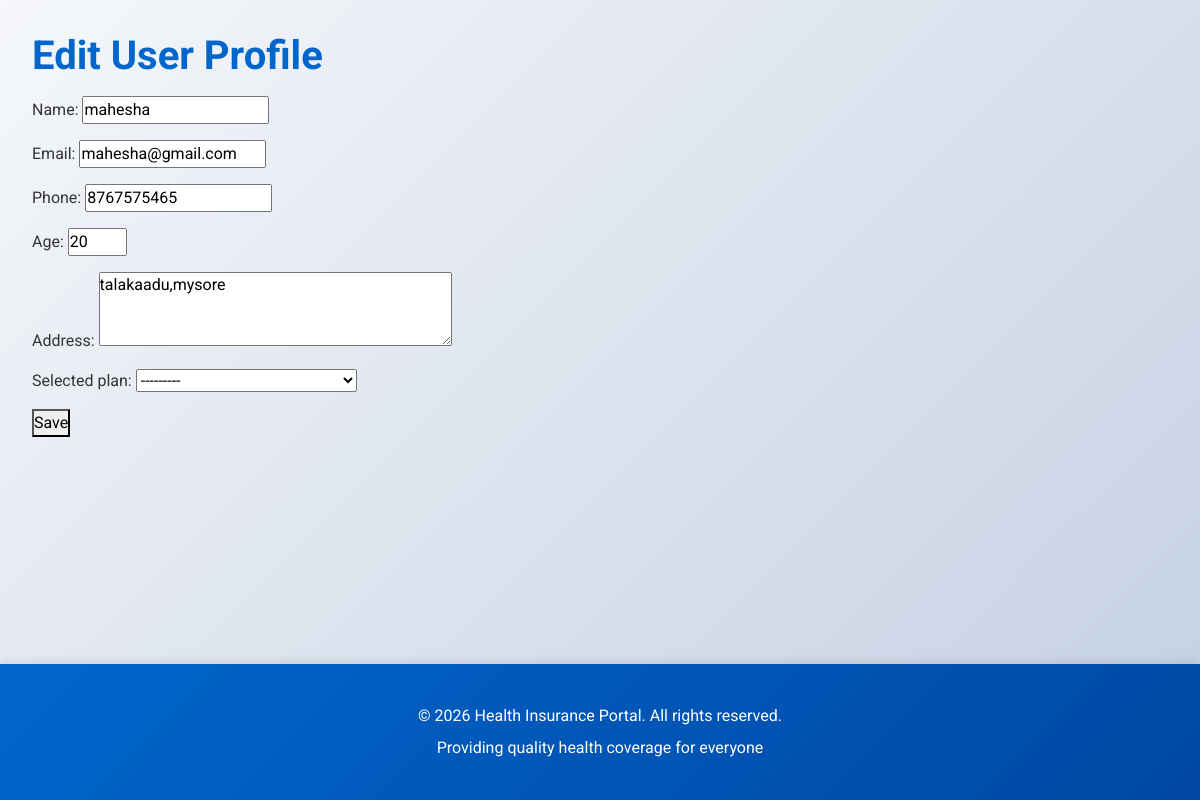
Page /profiles/1/edit/ on the committed database.
### insurance/models.py (models this page shows, shortened)
class UserProfile(models.Model):
    name = models.CharField(max_length=200)
    email = models.EmailField(unique=True)
    phone = models.CharField(max_length=20, blank=True)
    age = models.PositiveIntegerField()
    address = models.TextField(blank=True)
    selected_plan = models.ForeignKey(
        InsurancePlan, on_delete=models.SET_NULL, null=True, blank=True,
        related_name='subscribers'
    )
    created_at = models.DateTimeField(auto_now_add=True)
    updated_at = models.DateTimeField(auto_now=True)

class InsurancePlan(models.Model):
    PLAN_TYPE_CHOICES = [
        ('basic', 'Basic'),
        ('silver', 'Silver'),
        ('standard', 'Standard'),
        ('diamond', 'Diamond'),
        ('premium', 'Premium'),
    ]
    BILLING_FREQUENCY_CHOICES = [
        ('monthly', 'Monthly'),
        ('yearly', 'Yearly'),
    ]
    name = models.CharField(max_length=200)
    plan_type = models.CharField(max_length=20, choices=PLAN_TYPE_CHOICES)
    coverage_amount = models.DecimalField(max_digits=12, decimal_places=2)
    monthly_premium = models.DecimalField(max_digits=10, decimal_places=2)
    billing_frequency = models.CharField(max_length=20, choices=BILLING_FREQUENCY_CHOICES, default='monthly')
    description = models.TextField()
    features = models.TextField(help_text="Comma-separated list of features")
    is_active = models.BooleanField(default=True)
    created_at = models.DateTimeField(auto_now_add=True)
    def __str__(self):
        return f"{self.name} ({self.get_plan_type_display()})"
    class Meta:
        ordering = ['monthly_premium']

### insurance/views.py (the view)
# urls.py: path('profiles/<int:pk>/edit/', views.user_profile_edit, name='user_profile_edit'),
def user_profile_edit(request, pk):
    profile = get_object_or_404(UserProfile, pk=pk)
    if request.method == 'POST':
        form = UserProfileForm(request.POST, instance=profile)
        if form.is_valid():
            form.save()
            return redirect('insurance:user_profile_list')
    else:
        form = UserProfileForm(instance=profile)
    return render(request, 'insurance/user_profile_form.html', {
        'form': form, 'editing': True, 'profile': profile
    })

### insurance/forms.py
class UserProfileForm(forms.ModelForm):
    class Meta:
        model = UserProfile
        fields = ['name', 'email', 'phone', 'age', 'address', 'selected_plan']
        widgets = {
            'name': forms.TextInput(attrs={
                'class': 'form-input', 'placeholder': 'Full Name'
            }),
            'email': forms.EmailInput(attrs={
                'class': 'form-input', 'placeholder': 'email@example.com'
            }),
            'phone': forms.TextInput(attrs={
                'class': 'form-input', 'placeholder': '+91 XXXXX XXXXX'
            }),
            'age': forms.NumberInput(attrs={
                'class': 'form-input', 'placeholder': 'Your Age', 'min': 1, 'max': 120
            }),
            'address': forms.Textarea(attrs={
                'class': 'form-input form-textarea', 'placeholder': 'Your Address',
                'rows': 3
            }),
            'selected_plan': forms.Select(attrs={'class': 'form-input'}),
        }

### insurance/templates/insurance/user_profile_form.html (shortened to what this page needs)
{% extends 'insurance/base.html' %}
{% block content %}
<h1>{% if editing %}Edit{% else %}New{% endif %} User Profile</h1>
<form method="post">{% csrf_token %}
    {{ form.as_p }}
    <button>Save</button>
</form>
{% endblock %}

### insurance/static/insurance/style.css (style rules this page uses)
:root { --primary: #0066cc; --secondary: #6c757d; --success: #28a745; --danger: #dc3545; --warning: #ffc107; --info: #17a2b8; --light: #f8f9fa; --dark: #343a40; --gradient: linear-gradient(135deg, #0066cc 0%, #0047a3 100%); --accent: #00d4ff; --silver: #c0c0c0; --diamond: #00d9ff; --gold: #ffd700; }
* { margin: 0; padding: 0; box-sizing: border-box; }
html, body { height: 100%; font-family: 'Roboto', sans-serif; }
body { background: linear-gradient(135deg, #f5f7fa 0%, #c3cfe2 100%); min-height: 100vh; display: flex; flex-direction: column; color: #333; }
h1, h2, h3 { font-weight: 700; color: var(--primary); margin-bottom: 1rem; }

### rows in the picture
UserProfile: name "mahesha", email "mahesha@gmail.com", phone "8767575465", age "20", address "talakaadu,mysore", selected_plan "---------"
